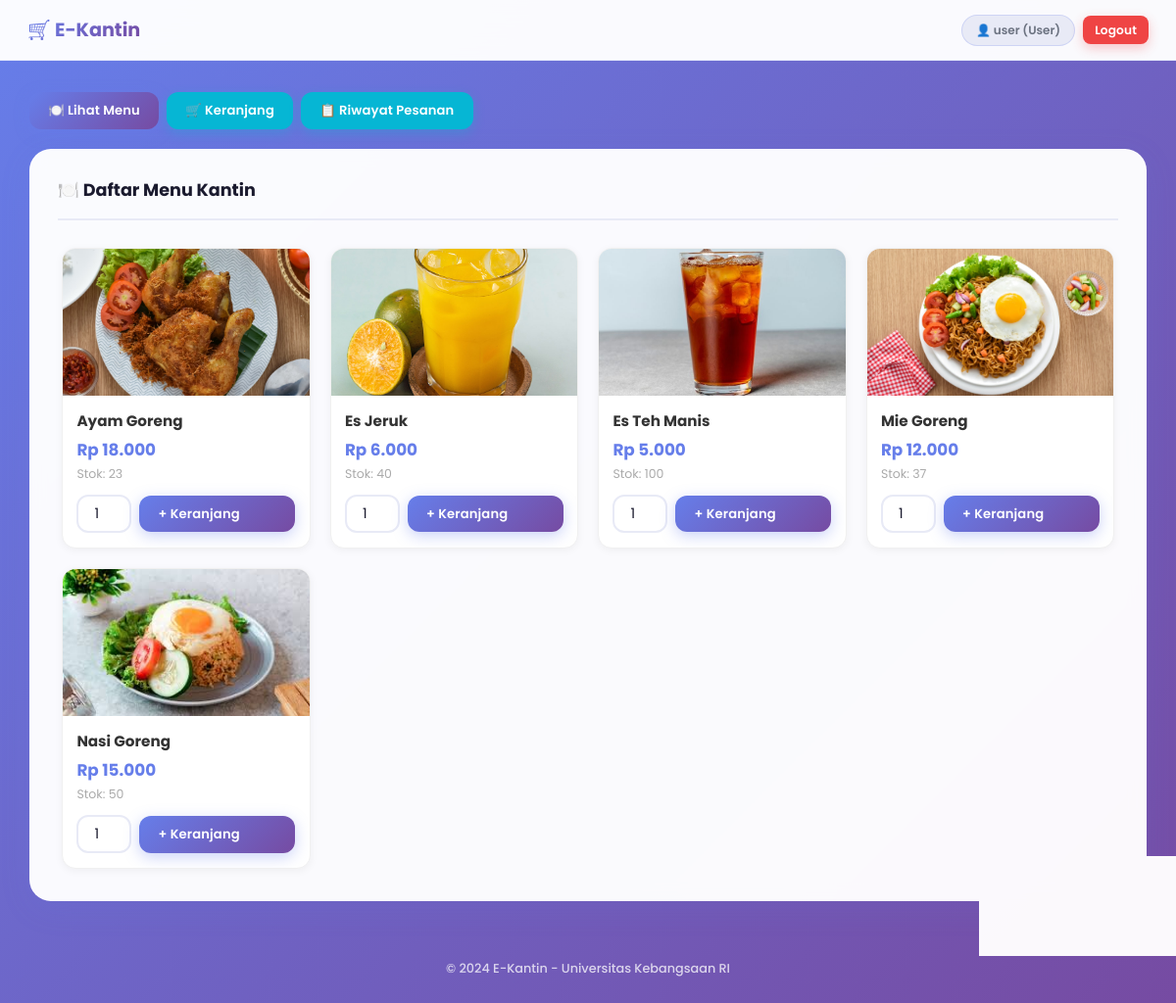
The page /e-kantin/user/dashboard.php (signed in) on the database its author committed.
### tables this page shows
CREATE TABLE `menu` (
  `id_menu` int(11) NOT NULL,
  `nama_makanan` varchar(100) NOT NULL,
  `harga` float NOT NULL,
  `stok` int(11) NOT NULL DEFAULT 0,
  `gambar` varchar(255) DEFAULT NULL,
  `created_at` timestamp NOT NULL DEFAULT current_timestamp()
);

### e-kantin/user/dashboard.php (the view, shortened to what this page needs)
<?php
require_once '../config/database.php';
$menus = mysqli_query($conn, "SELECT * FROM menu WHERE stok > 0 ORDER BY nama_makanan ASC");
include '../includes/header.php';
?>
<div class="sidebar">
    <a href="dashboard.php" class="btn btn-primary">🍽️ Lihat Menu</a>
    <a href="keranjang.php" class="btn btn-info">🛒 Keranjang
    </a>
    <a href="riwayat.php" class="btn btn-info">📋 Riwayat Pesanan</a>
</div>
<div class="card">
    <div class="card-header">
        <h2>🍽️ Daftar Menu Kantin</h2>
    </div>
    <div class="menu-grid">
        <?php while ($menu = mysqli_fetch_assoc($menus)): ?>
        <div class="menu-card">
            <div class="menu-img-wrap">
                <?php
                $gambar_file = $menu['gambar'] ?? null;
                $img_path = '../assets/uploads/menu/' . $gambar_file;
                if (!empty($gambar_file) && file_exists($img_path)):
                ?>
                    <img src="../assets/uploads/menu/<?= htmlspecialchars($gambar_file) ?>"
                         alt="<?= htmlspecialchars($menu['nama_makanan']) ?>"
                         class="menu-img">
                <?php else: ?>
                    <div class="menu-img-placeholder">🍽️</div>
                <?php endif; ?>
            </div>
            <div class="menu-body">
                <h3 class="menu-name"><?= htmlspecialchars($menu['nama_makanan']) ?></h3>
                <div class="menu-price">Rp <?= number_format($menu['harga'], 0, ',', '.') ?></div>
                <div class="menu-stok">Stok: <?= $menu['stok'] ?></div>
                <form method="POST" action="keranjang.php">
                    <div style="display:flex;gap:0.5rem;align-items:center;margin-top:0.75rem;">
                        <input type="number" name="qty" class="form-control qty-input"
                               value="1" min="1" max="<?= min(99, $menu['stok']) ?>">
                        <button type="submit" class="btn btn-primary" style="flex:1;white-space:nowrap;">
                            + Keranjang
                        </button>
                    </div>
                </form>
            </div>
        </div>
        <?php endwhile; ?>
    </div>
</div>
<?php include '../includes/footer.php'; ?>

### e-kantin/includes/header.php (shortened to what this page needs)
<!DOCTYPE html>
<html lang="id">
<head>
    <link rel="stylesheet" href="../assets/css/style.css">
</head>
<body>
    <nav class="navbar">
        <div class="nav-brand">🛒 E-Kantin</div>
        <div class="nav-menu">
            <span class="nav-user">👤 <?= htmlspecialchars($_SESSION['username']) ?> (<?= ucfirst($_SESSION['role']) ?>)</span>
            <a href="../logout.php" class="btn btn-sm btn-danger">Logout</a>
        </div>
    </nav>
    <div class="container">

### e-kantin/includes/footer.php
    </div>
    <footer class="footer">
        <p>&copy; 2024 E-Kantin - Universitas Kebangsaan RI</p>
    </footer>
</body>
</html>

### e-kantin/assets/css/style.css (style rules this page uses)
:root { --p1: #667eea; --p2: #764ba2; --p3: #5a6fd6; --p4: #8b5cf6; --white: #ffffff; --bg: #f0f2ff; --text: #1a1a2e; --muted: #6b7280; --light: #e8eaf6; --success: #10b981; --success-bg: #d1fae5; --success-dark: #065f46; --warn: #f59e0b; --warn-bg: #fef3c7; --warn-dark: #78350f; --danger: #ef4444; --danger-bg: #fee2e2; --danger-dark: #7f1d1d; --info: #06b6d4; --info-bg: #e0f7fa; --info-dark: #164e63; --r-sm: 8px; --r-md: 12px; --r-lg: 16px; --r-xl: 22px; --r-full: 999px; --font: 'Poppins', system-ui, sans-serif; }
* { margin: 0; padding: 0; box-sizing: border-box; }
body { font-family: var(--font); background: linear-gradient(135deg, var(--p1) 0%, var(--p2) 100%); min-height: 100vh; color: var(--text); }
.navbar { background: rgba(255, 255, 255, 0.97); backdrop-filter: blur(12px); padding: 0 1.75rem; height: 62px; border-bottom: 1px solid rgba(102, 126, 234, 0.15); display: flex; justify-content: space-between; align-items: center; position: sticky; top: 0; z-index: 100; }
.nav-brand { font-size: 1.2rem; font-weight: 700; background: linear-gradient(135deg, var(--p1), var(--p2)); -webkit-background-clip: text; background-clip: text; -webkit-text-fill-color: transparent; display: flex; align-items: center; gap: 8px; }
.nav-menu { display: flex; align-items: center; gap: 8px; }
.nav-user { font-size: 12px; color: var(--muted); font-weight: 600; background: var(--light); padding: 6px 14px; border-radius: var(--r-full); border: 1px solid rgba(102, 126, 234, 0.2); }
.container { max-width: 1180px; margin: 2rem auto; padding: 0 1.25rem; }
.card { background: rgba(255, 255, 255, 0.97); backdrop-filter: blur(8px); border-radius: var(--r-xl); padding: 1.75rem; border: 1px solid rgba(255, 255, 255, 0.6); box-shadow: 0 8px 32px rgba(102, 126, 234, 0.12); margin-bottom: 1.5rem; }
.card-header { margin-bottom: 1.5rem; padding-bottom: 1rem; border-bottom: 2px solid var(--light); display: flex; justify-content: space-between; align-items: center; }
.card-header h2 { color: var(--text); font-size: 1.1rem; font-weight: 700; }
.btn { padding: 0.55rem 1.2rem; border: none; border-radius: var(--r-md); cursor: pointer; font-weight: 600; font-size: 0.82rem; font-family: var(--font); text-decoration: none; display: inline-flex; align-items: center; gap: 6px; transition: all 0.2s ease; letter-spacing: 0.01em; }
.btn-primary { background: linear-gradient(135deg, var(--p1), var(--p2)); color: #fff; box-shadow: 0 4px 15px rgba(102, 126, 234, 0.35); }
.btn-danger { background: var(--danger); color: #fff; box-shadow: 0 4px 12px rgba(239,68,68,.3); }
.btn-info { background: var(--info); color: #fff; box-shadow: 0 4px 12px rgba(6,182,212,.3); }
.btn-sm { padding: 0.32rem 0.75rem; font-size: 0.76rem; border-radius: var(--r-sm); }
.form-control { width: 100%; padding: 0.65rem 1rem; border: 2px solid var(--light); border-radius: var(--r-md); font-size: 0.9rem; font-family: var(--font); color: var(--text); background: #fff; transition: all 0.2s; }
.form-control::placeholder { color: #c4c9e8; }
.menu-grid { display: grid; grid-template-columns: repeat(auto-fill, minmax(250px, 1fr)); gap: 1rem; }
.sidebar { display: flex; gap: 0.5rem; margin-bottom: 1.25rem; flex-wrap: wrap; align-items: center; }
.footer { text-align: center; padding: 1.75rem; color: rgba(255,255,255,.75); font-size: 0.8rem; font-weight: 500; }

### e-kantin/user/dashboard.php (style rules this page uses)
.menu-grid { display: grid; grid-template-columns: repeat(auto-fill, minmax(200px, 1fr)); gap: 1.25rem; padding: 0.25rem; }
.menu-card { border: 1.5px solid #f0f0f0; border-radius: 14px; overflow: hidden; background: #fff; transition: all 0.25s; box-shadow: 0 2px 8px rgba(0,0,0,0.05); }
.menu-img-wrap { position: relative; width: 100%; height: 150px; background: #f5f5f5; overflow: hidden; }
.menu-img { width: 100%; height: 100%; object-fit: cover; display: block; transition: transform 0.3s; }
.menu-body { padding: 0.9rem; }
.menu-name { font-size: 0.95rem; font-weight: 700; color: #333; margin-bottom: 0.3rem; white-space: nowrap; overflow: hidden; text-overflow: ellipsis; }
.menu-price { font-size: 1.05rem; font-weight: 700; color: #667eea; margin-bottom: 0.2rem; }
.menu-stok { font-size: 0.78rem; color: #aaa; margin-bottom: 0.25rem; }
.qty-input { width: 56px !important; text-align: center; padding: 0.45rem 0.3rem; font-size: 0.9rem; }

### rows shown on the page
menu: gambar (picture), nama_makanan "Ayam Goreng", harga "18.000", stok "23"
menu: gambar (picture), nama_makanan "Es Jeruk", harga "6.000", stok "40"
menu: gambar (picture), nama_makanan "Es Teh Manis", harga "5.000", stok "100"
menu: gambar (picture), nama_makanan "Mie Goreng", harga "12.000", stok "37"
menu: gambar (picture), nama_makanan "Nasi Goreng", harga "15.000", stok "50"

### other values the page prints
$_SESSION['username'] "user"
$_SESSION['role'] "User"
